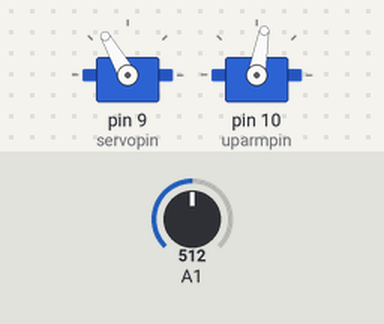
Bench run of a sketch on a simulated Arduino Uno, built with avr-gcc and run on an emulated ATmega328P. Shown: 2 × servo. Inputs (shaded band) come from the test bench; at power-on: A1 = 512. What the sketch prints to the serial monitor is not drawn.

Above: at 0.05 s.
At 2.05 s:
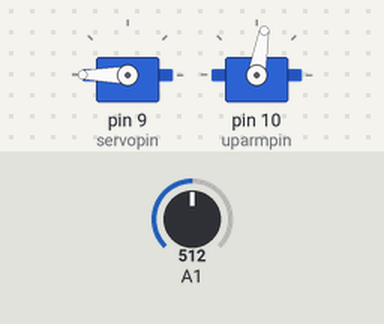
At 4.0 s:
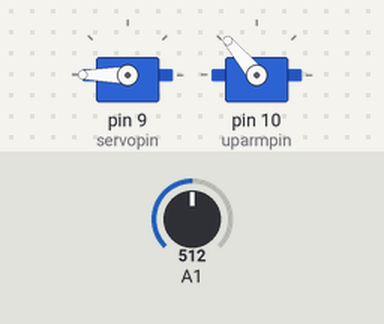
Timing chart, 0 to 5.2 s (numbered marks = the images above):
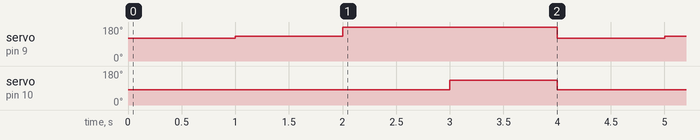

Measured:
- by itself, servo on pin 9 (servopin): repeats every 4.0 s: 180° 2.0 s, 120° 1.0 s, 130° 1.0 s
- by itself, servo on pin 10 (uparmpin): alternates 130° for 1.0 s and 80° for 3.0 s

The sketch:

testservo.ino
```cpp
# include <Servo.h>
Servo servo;
Servo servo2;
int servopin = 9;
int uparmpin = 10;
int pos;
float posread;
float scale;
float offset;
float maxrange;
float goal;
float cmd;
float error;
float propterm;
float kp;
float intterm;
float ki;
float inttermpast = 0;
int count=0;
int countuparm = 0;
float readval = 0;

void setup() {
  // put your setup code here, to run once:
  servo.attach(servopin);
  servo2.attach(uparmpin);
  Serial.begin(9600);
//  servo.write(90);
  pos = 90;
  scale = 440-70;
  offset = 0;
  maxrange = 180;
  ki = .3;
  kp = 5;
  goal = 220;
  inttermpast = 0;
}

void loop() {
  // put your main code here, to run repeatedly:
  readval = Serial.read();
  posread = analogRead(1);
  Serial.println(readval);
//  error = goal - posread;
//  propterm = error*kp;
//  intterm = error*ki + inttermpast;
//  cmd = propterm + intterm;
//  servo.write(cmd);
//  Serial.println(cmd);
//  if (abs(intterm-90)>120){
//    inttermpast = inttermpast;
//  }
//  else{
//    inttermpast = intterm;
//  }
  servo2.write(130);
  servo.write(120);
  servo2.write(80);
  delay(1000);
  servo.write(130);
  delay(1000);
  servo.write(180);
  servo2.write(80);
  delay(1000);
  servo2.write(130);
  delay(1000);
  }
```
